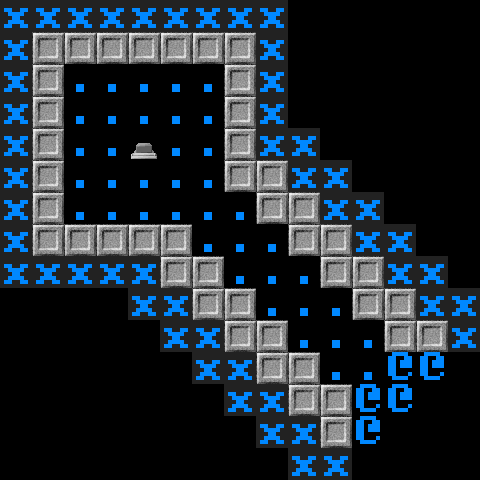

A 2D game scene composited from a Tiled map and its tileset images. What follows is a short description and the map's XML, with every tile layer's data as written:
An orthogonal 15x15 tile map with 32x32 px tiles, 3 tile layers (Tile Layer, Feature Layer, Tag Layer), 2 tilesets.

<map version="2017.05.26" orientation="orthogonal" renderorder="right-down" width="15" height="15" tilewidth="32" tileheight="32" backgroundcolor="#000000" nextobjectid="1">
 <properties>
  <property name="orient" value="float" />
  <property name="tags" value="temple_overflow_1 decor" />
 </properties>
 <tileset firstgid="1" source="../tilesets/features.tsx" />
 <tileset firstgid="205" source="../tilesets/basic.tsx" />
 <layer name="Tile Layer" width="15" height="15">
  <data encoding="csv">
206,206,206,206,206,206,206,206,206,0,0,0,0,0,0,
206,209,209,209,209,209,209,209,206,0,0,0,0,0,0,
206,209,205,205,205,205,205,209,206,0,0,0,0,0,0,
206,209,205,205,205,205,205,209,206,0,0,0,0,0,0,
206,209,205,205,205,205,205,209,206,206,0,0,0,0,0,
206,209,205,205,205,205,205,209,209,206,206,0,0,0,0,
206,209,205,205,205,205,205,205,209,209,206,206,0,0,0,
206,209,209,209,209,209,205,205,205,209,209,206,206,0,0,
206,206,206,206,206,209,209,205,205,205,209,209,206,206,0,
0,0,0,0,206,206,209,209,205,205,205,209,209,206,206,
0,0,0,0,0,206,206,209,209,205,205,205,209,209,206,
0,0,0,0,0,0,206,206,209,209,205,205,208,208,0,
0,0,0,0,0,0,0,206,206,209,209,208,208,0,0,
0,0,0,0,0,0,0,0,206,206,209,208,0,0,0,
0,0,0,0,0,0,0,0,0,206,206,0,0,0,0
</data>
 </layer>
 <layer name="Feature Layer" width="15" height="15">
  <data encoding="csv">
0,0,0,0,0,0,0,0,0,0,0,0,0,0,0,
0,0,0,0,0,0,0,0,0,0,0,0,0,0,0,
0,0,0,0,0,0,0,0,0,0,0,0,0,0,0,
0,0,0,0,0,0,0,0,0,0,0,0,0,0,0,
0,0,0,0,37,0,0,0,0,0,0,0,0,0,0,
0,0,0,0,0,0,0,0,0,0,0,0,0,0,0,
0,0,0,0,0,0,0,0,0,0,0,0,0,0,0,
0,0,0,0,0,0,0,0,0,0,0,0,0,0,0,
0,0,0,0,0,0,0,0,0,0,0,0,0,0,0,
0,0,0,0,0,0,0,0,0,0,0,0,0,0,0,
0,0,0,0,0,0,0,0,0,0,0,0,0,0,0,
0,0,0,0,0,0,0,0,0,0,0,0,0,0,0,
0,0,0,0,0,0,0,0,0,0,0,0,0,0,0,
0,0,0,0,0,0,0,0,0,0,0,0,0,0,0,
0,0,0,0,0,0,0,0,0,0,0,0,0,0,0
</data>
 </layer>
 <layer name="Tag Layer" width="15" height="15">
  <data encoding="csv">
0,0,0,0,0,0,0,0,0,0,0,0,0,0,0,
0,0,0,0,0,0,0,0,0,0,0,0,0,0,0,
0,0,0,0,0,0,0,0,0,0,0,0,0,0,0,
0,0,0,0,0,0,0,0,0,0,0,0,0,0,0,
0,0,0,0,0,0,0,0,0,0,0,0,0,0,0,
0,0,0,0,0,0,0,0,0,0,0,0,0,0,0,
0,0,0,0,0,0,0,0,0,0,0,0,0,0,0,
0,0,0,0,0,0,0,0,0,0,0,0,0,0,0,
0,0,0,0,0,0,0,0,0,0,0,0,0,0,0,
0,0,0,0,0,0,0,0,0,0,0,0,0,0,0,
0,0,0,0,0,0,0,0,0,0,0,0,0,0,0,
0,0,0,0,0,0,0,0,0,0,0,0,0,0,0,
0,0,0,0,0,0,0,0,0,0,0,0,0,0,0,
0,0,0,0,0,0,0,0,0,0,0,0,0,0,0,
0,0,0,0,0,0,0,0,0,0,0,0,0,0,0
</data>
 </layer>
 <objectgroup name="Scripting Layer" />
</map>
